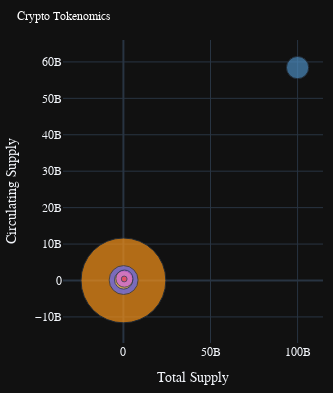

Notebook cell for this chart:
### Code cell
# Create 3D scatter plot
fig6m = px.scatter(
    tokenomics_df,
    x='total_supply',
    y='circulating_supply',
    size='market_cap',
    color='symbol',
    size_max=60,
    title='Crypto Tokenomics',
    labels={
        'fdv': 'FDV',
        'circulating_supply': 'Circulating Supply',
        'total_supply': 'Total Supply',
    },
    color_discrete_map={
        'BTC': '#F7931A',
        'ETH': '#636BFF',
        'BNB': '#F3BA2F',
        'SOL': '#CF62E7',
        'XRP': '#4B8BBE',
        'AVAX': '#E84142'
    },
    custom_data=['symbol','market_cap_formatted', 'fdv_formatted', 'circulating_supply_formatted', 'total_supply_formatted']  # Add formatted values    
)

# Update hover template
fig6m.update_traces(
    hovertemplate="<br>".join([
        "<b>%{customdata[0]}</b>",  # Crypto Symbol
        "<b>$%{customdata[1]}</b> - Market Cap",
        "<b>$%{customdata[2]}</b> - FDV",
        "<b>%{customdata[3]}</b> - Circulating Supply",
        "<b>%{customdata[4]}</b> - Total Supply",
        "<extra></extra>"
    ]),
    hoverlabel=dict(
        font=dict(
            family="Inter",
            size=12,
        ),
        bordercolor="rgba(17, 17, 17, 0.9)",  # Same as background to remove border
        namelength=-1  # Show full text
    ),
)

# Customize the layout
fig6m.update_layout(
    template='plotly_dark',
    font_family="IBM Plex Sans",
    showlegend=False,
    height=393,  # Adjust height
    width=333,  # Adjust width
    margin=dict(
        l=10,
        r=10,
        t=40,
        b=10 
    ),
    title=dict(
        text='Crypto Tokenomics',
        font=dict(size=12, color='white'),
        xanchor='left'
    ),
    legend=dict(
        title=dict(text="Cryptocurrency"),
        font=dict(
            family="Inter",
            size=11,
            color="white"
        ),
        yanchor="top",
        y=0.99,
        xanchor="left",
        x=1.15,
    ),
    hovermode="x",
)

# Show the plot
fig6m.show(config={
    'displayModeBar': True,
    'displaylogo': False,
    'modeBarButtonsToAdd': ['fullscreen']
})

# Save the figure as an HTML file
fig6m.write_html("plots/html/crypto_tokenomics_mobile.html")

### Figure 1 — Plotly figure (JSON) as saved in the notebook; plotly's stock layout.template omitted (floating-point values rounded to 4 significant figures)
{"data": [{"customdata": [["BTC", "1.9T", "1.9T", "19.9M", "19.9M"]], "hoverlabel": {"bordercolor": "rgba(17, 17, 17, 0.9)", "font": {"family": "Inter", "size": 12}, "namelength": -1}, "hovertemplate": "<b>%{customdata[0]}</b><br><b>$%{customdata[1]}</b> - Market Cap<br><b>$%{customdata[2]}</b> - FDV<br><b>%{customdata[3]}</b> - Circulating Supply<br><b>%{customdata[4]}</b> - Total Supply<br><extra></extra>", "legendgroup": "BTC", "marker": {"color": "#F7931A", "size": [1883058663090], "sizemode": "area", "sizeref": 523100000.0, "symbol": "circle"}, "mode": "markers", "name": "BTC", "orientation": "v", "showlegend": true, "type": "scatter", "x": [19860000.0], "xaxis": "x", "y": [19860000.0], "yaxis": "y"}, {"customdata": [["ETH", "218.9B", "218.9B", "120.7M", "120.7M"]], "hoverlabel": {"bordercolor": "rgba(17, 17, 17, 0.9)", "font": {"family": "Inter", "size": 12}, "namelength": -1}, "hovertemplate": "<b>%{customdata[0]}</b><br><b>$%{customdata[1]}</b> - Market Cap<br><b>$%{customdata[2]}</b> - FDV<br><b>%{customdata[3]}</b> - Circulating Supply<br><b>%{customdata[4]}</b> - Total Supply<br><extra></extra>", "legendgroup": "ETH", "marker": {"color": "#636BFF", "size": [218888791817], "sizemode": "area", "sizeref": 523100000.0, "symbol": "circle"}, "mode": "markers", "name": "ETH", "orientation": "v", "showlegend": true, "type": "scatter", "x": [120700000.0], "xaxis": "x", "y": [120700000.0], "yaxis": "y"}, {"customdata": [["BNB", "87.6B", "87.6B", "145.9M", "145.9M"]], "hoverlabel": {"bordercolor": "rgba(17, 17, 17, 0.9)", "font": {"family": "Inter", "size": 12}, "namelength": -1}, "hovertemplate": "<b>%{customdata[0]}</b><br><b>$%{customdata[1]}</b> - Market Cap<br><b>$%{customdata[2]}</b> - FDV<br><b>%{customdata[3]}</b> - Circulating Supply<br><b>%{customdata[4]}</b> - Total Supply<br><extra></extra>", "legendgroup": "BNB", "marker": {"color": "#F3BA2F", "size": [87624704464], "sizemode": "area", "sizeref": 523100000.0, "symbol": "circle"}, "mode": "markers", "name": "BNB", "orientation": "v", "showlegend": true, "type": "scatter", "x": [145900000.0], "xaxis": "x", "y": [145900000.0], "yaxis": "y"}, {"customdata": [["SOL", "77.2B", "89.4B", "517.9M", "599.8M"]], "hoverlabel": {"bordercolor": "rgba(17, 17, 17, 0.9)", "font": {"family": "Inter", "size": 12}, "namelength": -1}, "hovertemplate": "<b>%{customdata[0]}</b><br><b>$%{customdata[1]}</b> - Market Cap<br><b>$%{customdata[2]}</b> - FDV<br><b>%{customdata[3]}</b> - Circulating Supply<br><b>%{customdata[4]}</b> - Total Supply<br><extra></extra>", "legendgroup": "SOL", "marker": {"color": "#CF62E7", "size": [77226861831], "sizemode": "area", "sizeref": 523100000.0, "symbol": "circle"}, "mode": "markers", "name": "SOL", "orientation": "v", "showlegend": true, "type": "scatter", "x": [599800000.0], "xaxis": "x", "y": [517900000.0], "yaxis": "y"}, {"customdata": [["XRP", "129.3B", "221.2B", "58.4B", "100.0B"]], "hoverlabel": {"bordercolor": "rgba(17, 17, 17, 0.9)", "font": {"family": "Inter", "size": 12}, "namelength": -1}, "hovertemplate": "<b>%{customdata[0]}</b><br><b>$%{customdata[1]}</b> - Market Cap<br><b>$%{customdata[2]}</b> - FDV<br><b>%{customdata[3]}</b> - Circulating Supply<br><b>%{customdata[4]}</b> - Total Supply<br><extra></extra>", "legendgroup": "XRP", "marker": {"color": "#4B8BBE", "size": [129302319760], "sizemode": "area", "sizeref": 523100000.0, "symbol": "circle"}, "mode": "markers", "name": "XRP", "orientation": "v", "showlegend": true, "type": "scatter", "x": [99990000000.0], "xaxis": "x", "y": [58440000000.0], "yaxis": "y"}, {"customdata": [["AVAX", "8.8B", "9.6B", "417.0M", "453.6M"]], "hoverlabel": {"bordercolor": "rgba(17, 17, 17, 0.9)", "font": {"family": "Inter", "size": 12}, "namelength": -1}, "hovertemplate": "<b>%{customdata[0]}</b><br><b>$%{customdata[1]}</b> - Market Cap<br><b>$%{customdata[2]}</b> - FDV<br><b>%{customdata[3]}</b> - Circulating Supply<br><b>%{customdata[4]}</b> - Total Supply<br><extra></extra>", "legendgroup": "AVAX", "marker": {"color": "#E84142", "size": [8810155605], "sizemode": "area", "sizeref": 523100000.0, "symbol": "circle"}, "mode": "markers", "name": "AVAX", "orientation": "v", "showlegend": true, "type": "scatter", "x": [453600000.0], "xaxis": "x", "y": [417000000.0], "yaxis": "y"}], "layout": {"font": {"family": "IBM Plex Sans"}, "height": 393, "hovermode": "x", "legend": {"font": {"color": "white", "family": "Inter", "size": 11}, "itemsizing": "constant", "title": {"text": "Cryptocurrency"}, "tracegroupgap": 0, "x": 1.15, "xanchor": "left", "y": 0.99, "yanchor": "top"}, "margin": {"b": 10, "l": 10, "r": 10, "t": 40}, "showlegend": false, "title": {"font": {"color": "white", "size": 12}, "text": "Crypto Tokenomics", "xanchor": "left"}, "width": 333, "xaxis": {"anchor": "y", "domain": [0, 1], "title": {"text": "Total Supply"}}, "yaxis": {"anchor": "x", "domain": [0, 1], "title": {"text": "Circulating Supply"}}}}
